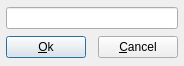
<?xml version="1.0" encoding="UTF-8"?>
<ui version="4.0">
 <class>DialogQuestion</class>
 <widget class="QDialog" name="DialogQuestion">
  <property name="windowModality">
   <enum>Qt::WindowModal</enum>
  </property>
  <property name="geometry">
   <rect>
    <x>0</x>
    <y>0</y>
    <width>184</width>
    <height>66</height>
   </rect>
  </property>
  <property name="windowTitle">
   <string notr="true">Dialog</string>
  </property>
  <property name="windowIcon">
   <iconset resource="../resources.qrc">
    <normaloff>:/misc/polyphone.png</normaloff>:/misc/polyphone.png</iconset>
  </property>
  <layout class="QGridLayout" name="gridLayout">
   <property name="leftMargin">
    <number>6</number>
   </property>
   <property name="topMargin">
    <number>6</number>
   </property>
   <property name="rightMargin">
    <number>6</number>
   </property>
   <property name="bottomMargin">
    <number>6</number>
   </property>
   <item row="1" column="1">
    <widget class="QPushButton" name="pushOk">
     <property name="text">
      <string>&amp;Ok</string>
     </property>
    </widget>
   </item>
   <item row="1" column="3">
    <widget class="QPushButton" name="pushCancel">
     <property name="text">
      <string>&amp;Cancel</string>
     </property>
    </widget>
   </item>
   <item row="1" column="2">
    <spacer name="horizontalSpacer">
     <property name="orientation">
      <enum>Qt::Horizontal</enum>
     </property>
     <property name="sizeHint" stdset="0">
      <size>
       <width>40</width>
       <height>20</height>
      </size>
     </property>
    </spacer>
   </item>
   <item row="0" column="1" colspan="3">
    <widget class="QLineEdit" name="lineEdit"/>
   </item>
  </layout>
 </widget>
 <tabstops>
  <tabstop>lineEdit</tabstop>
  <tabstop>pushOk</tabstop>
  <tabstop>pushCancel</tabstop>
 </tabstops>
 <resources>
  <include location="../resources.qrc"/>
 </resources>
 <connections/>
</ui>
